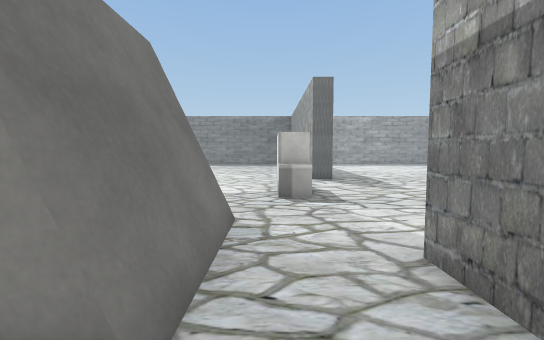
[1] (above)

13 first-person views from a walk through a Unity game level. The camera is 1.4 m above the floor, tilts 4° down and sees 90° across. The floor is counted in squares, 1 m on a side. Each view is taken from the middle of a square. On the plan, view 1 faces up. The plan holds only what a view shows up to about 13 squares ahead; the rest is blank. The place goes on beyond the plan. The player is left out. Some surface patterns are stand-ins.

[2]
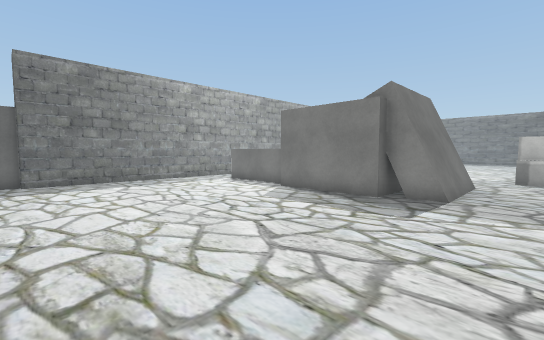

[3]
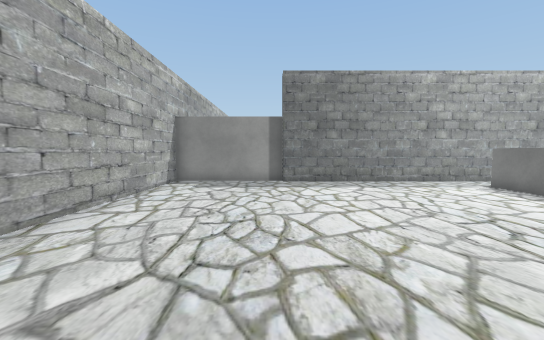

[4]
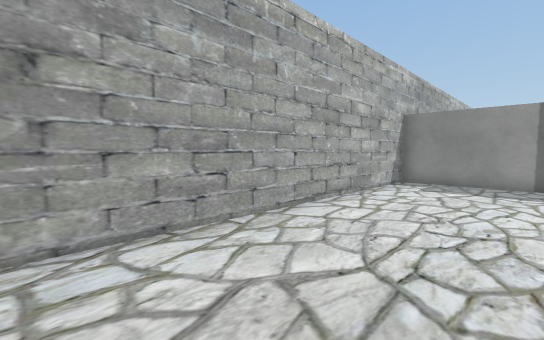

[5]
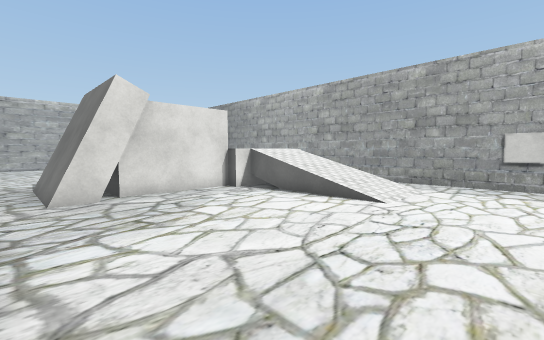

[6]
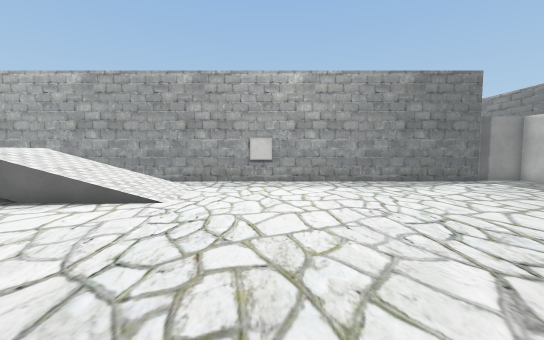

[7]
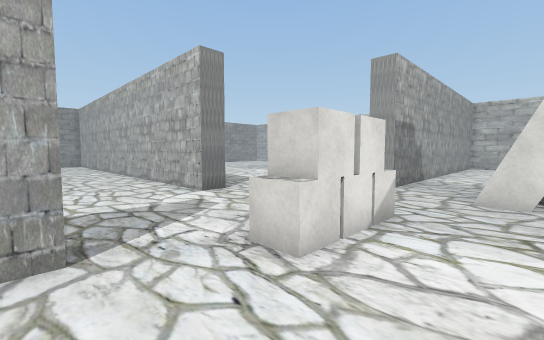

[8]
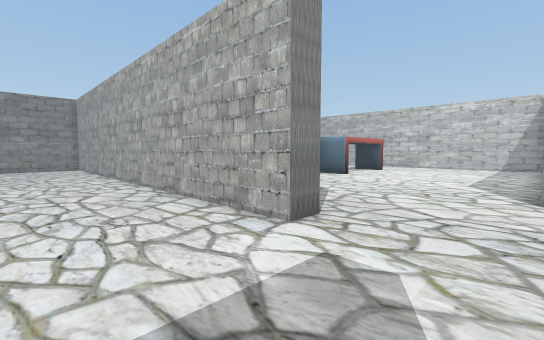

[9]
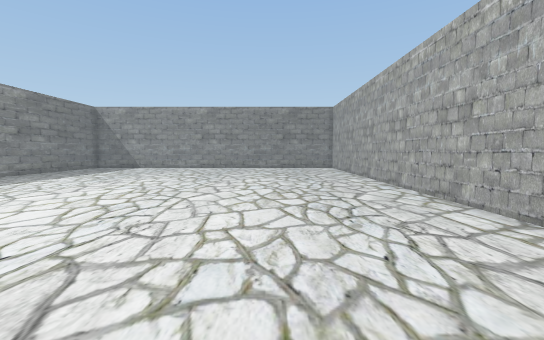

[10]
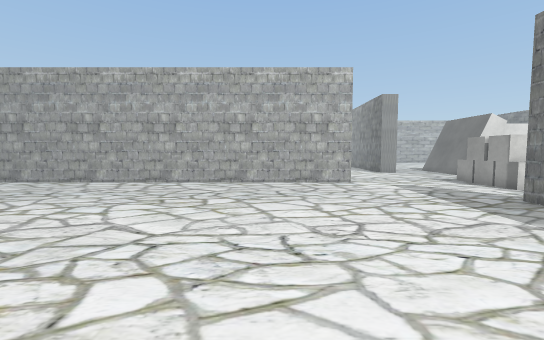

[11]
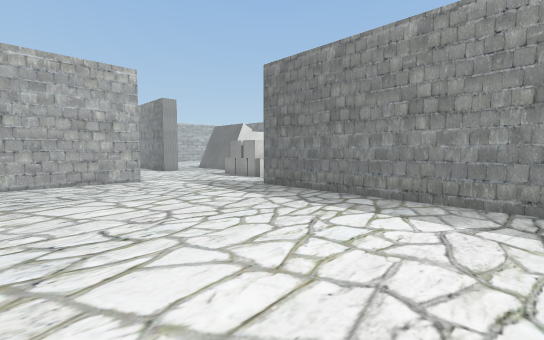

[12]
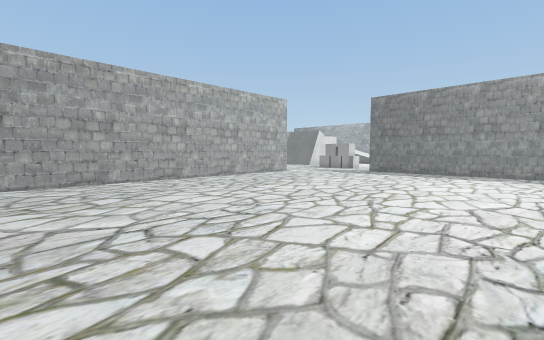

[13]
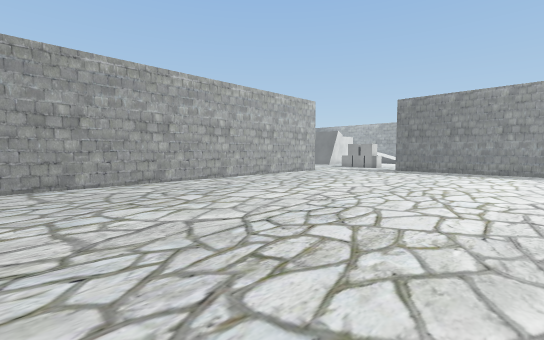

### Floor plan
Points are (right, up) in squares from view 1. A wall is a line through its corners. A room is listed if a view was taken in it or the views show most of it. See-through windows are left out.
Room 1 (views 1, 2, 3, 4, 5, 6, 7, 8, 9, 10, 11, 12, 13)
walls: (6.5, 7.9) (6.5, 9) (23.1, 9); (-1.2, 5.5) (-1.2, 1.5); (-1.5, 5.5) (-1.5, 1.5); (2, -0.5) (2, 3.5) (3, 3.5); (-0.8, 1.5) (-2.5, 1.5); (2, 13.4) (2, 14.1); (-2.6, 5.5) (-0.8, 5.5); (-2.5, 2.4) (-2.5, 1) (-6.5, 1); (-6.5, 5) (-2.5, 5); (3, 22.1) (3, 13.5); (-12.8, -6.4) (-12.8, -11.5) (0.1, -11.5); (-12.5, 22.5) (-12.5, -6.5)
low walls: (-0.8, 5.5) (-0.8, 1.5); (-1.1, 5.5) (-1.1, 1.5)
objects: other object (0, 8) to (1, 11)

Positions as (right, up) in squares from view 1, and headings:
1: (0, 0), facing up
2: (1, -7), facing up-left
3: (0, -7), facing left
4: (0, -7), facing down-left
5: (0, 14), facing down-left
6: (0, 14), facing left
7: (-2, 14), facing down-right
8: (3, 13), facing down-right
9: (4, 14), facing right
10: (10, 21), facing down
11: (11, 22), facing down-left
12: (21, 22), facing down-left
13: (23, 21), facing down-left
